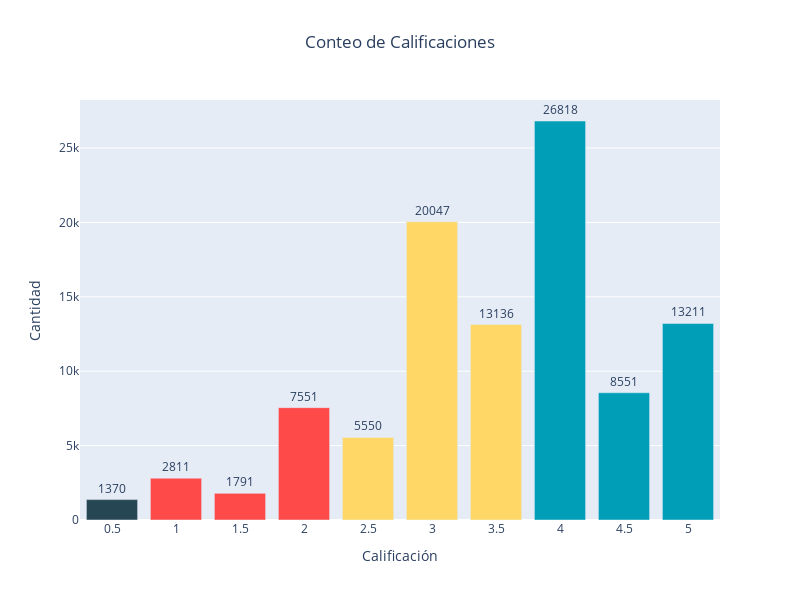

The notebook cell this image was saved under:
### Code cell
pd.read_sql("select count(*) from ratings", conn)

# Definir los colores según las calificaciones
colors = []
for rating in cr['rating']:
    if rating == 0.5:
        colors.append('#264653')  
    elif 1 <= rating <= 2:
        colors.append('#fe4a49')  
    elif 2.5 <= rating <= 3.5:
        colors.append('#fed766')  
    elif 4 <= rating <= 5:
        colors.append('#009fb7')  

data  = go.Bar( x=cr.rating,y=cr.conteo, text=cr.conteo, textposition="outside", marker_color=colors)

layout = go.Layout(
    title={
        'text': "Conteo de Calificaciones",
        'y': 0.94,
        'x': 0.5, 
        'xanchor': 'center',  # Anclar el título al centro
        'yanchor': 'top'
    },
    xaxis={
        'title': 'Calificación',
        'tickvals': cr['rating']  # Asegurar que todos los valores del eje X se muestren
    }, 
    yaxis={'title': 'Cantidad'},
    width=800,   # Ancho del gráfico
    height=600   # Alto del gráfico
)

# Crear la figura y mostrar
fig = go.Figure(data=data, layout=layout)
fig.show()

### Figure 1 — Plotly figure (JSON) as saved in the notebook; plotly's stock layout.template omitted (floating-point values rounded to 4 significant figures)
{"data": [{"marker": {"color": ["#264653", "#fe4a49", "#fe4a49", "#fe4a49", "#fed766", "#fed766", "#fed766", "#009fb7", "#009fb7", "#009fb7"]}, "text": [1370, 2811, 1791, 7551, 5550, 20047, 13136, 26818, 8551, 13211], "textposition": "outside", "type": "bar", "x": [0.5, 1, 1.5, 2, 2.5, 3, 3.5, 4, 4.5, 5], "y": [1370, 2811, 1791, 7551, 5550, 20047, 13136, 26818, 8551, 13211]}], "layout": {"height": 600, "title": {"text": "Conteo de Calificaciones", "x": 0.5, "xanchor": "center", "y": 0.94, "yanchor": "top"}, "width": 800, "xaxis": {"tickvals": [0.5, 1, 1.5, 2, 2.5, 3, 3.5, 4, 4.5, 5], "title": {"text": "Calificación"}}, "yaxis": {"title": {"text": "Cantidad"}}}}
